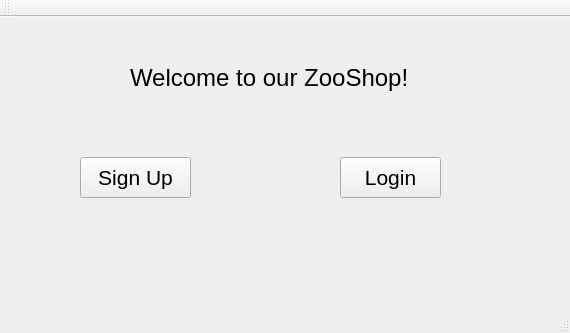
<?xml version="1.0" encoding="UTF-8"?>
<ui version="4.0">
 <class>MainWindow</class>
 <widget class="QMainWindow" name="MainWindow">
  <property name="geometry">
   <rect>
    <x>0</x>
    <y>0</y>
    <width>570</width>
    <height>333</height>
   </rect>
  </property>
  <property name="windowTitle">
   <string>MainWindow</string>
  </property>
  <widget class="QWidget" name="centralWidget">
   <widget class="QPushButton" name="login_btn">
    <property name="geometry">
     <rect>
      <x>340</x>
      <y>140</y>
      <width>101</width>
      <height>41</height>
     </rect>
    </property>
    <property name="font">
     <font>
      <pointsize>16</pointsize>
     </font>
    </property>
    <property name="text">
     <string>Login</string>
    </property>
   </widget>
   <widget class="QPushButton" name="register_btn">
    <property name="geometry">
     <rect>
      <x>80</x>
      <y>140</y>
      <width>111</width>
      <height>41</height>
     </rect>
    </property>
    <property name="font">
     <font>
      <pointsize>16</pointsize>
     </font>
    </property>
    <property name="text">
     <string>Sign Up</string>
    </property>
   </widget>
   <widget class="QLabel" name="label">
    <property name="geometry">
     <rect>
      <x>130</x>
      <y>20</y>
      <width>301</width>
      <height>81</height>
     </rect>
    </property>
    <property name="font">
     <font>
      <pointsize>18</pointsize>
     </font>
    </property>
    <property name="text">
     <string>Welcome to our ZooShop!</string>
    </property>
   </widget>
  </widget>
  <widget class="QMenuBar" name="menuBar">
   <property name="geometry">
    <rect>
     <x>0</x>
     <y>0</y>
     <width>570</width>
     <height>25</height>
    </rect>
   </property>
  </widget>
  <widget class="QToolBar" name="mainToolBar">
   <attribute name="toolBarArea">
    <enum>TopToolBarArea</enum>
   </attribute>
   <attribute name="toolBarBreak">
    <bool>false</bool>
   </attribute>
  </widget>
  <widget class="QStatusBar" name="statusBar"/>
 </widget>
 <layoutdefault spacing="6" margin="11"/>
 <resources/>
 <connections/>
</ui>
